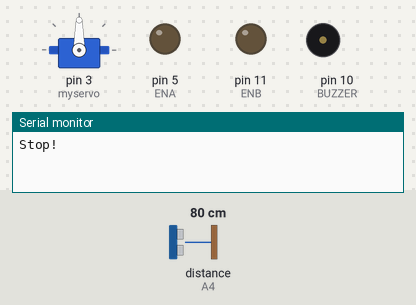
This sketch was run on a simulated Arduino Uno, built with avr-gcc and run on an emulated ATmega328P. Parts: servo, output pins drawn as LEDs (lit = HIGH), buzzer (waves = sounding), the last lines printed to the serial monitor. Wiring (inferred from the names in the program): ultrasonic range finder: trigger A5; echo A4. The test bench sets the inputs (shaded band); at power-on: distance to the obstacle (sensor on A4) 80 cm. The echo pulse lasts 58.3 µs per cm; pins used as bus, display or sensor lines are not drawn.

Above: at 1.2 s.
1.3 s: distance to the obstacle (sensor on A4) set to 44 cm
2.8 s: distance to the obstacle (sensor on A4) set to 39 cm
At 3.2 s:
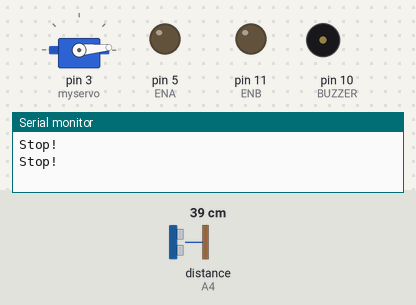
5.8 s: distance to the obstacle (sensor on A4) set to 60 cm
At 6.3 s:
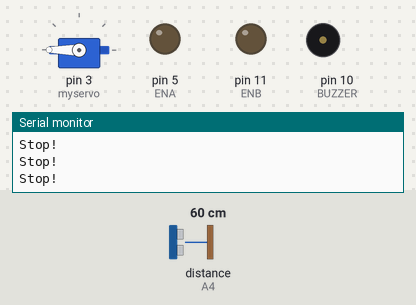
7.4 s: distance to the obstacle (sensor on A4) set to 2 cm
At 10.1 s:
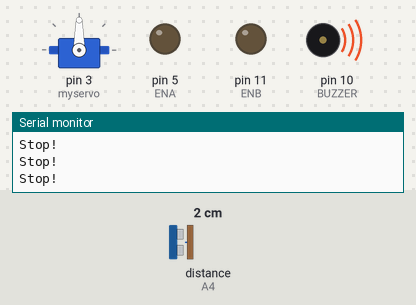
10.4 s: distance to the obstacle (sensor on A4) set to 120 cm
At 14.1 s:
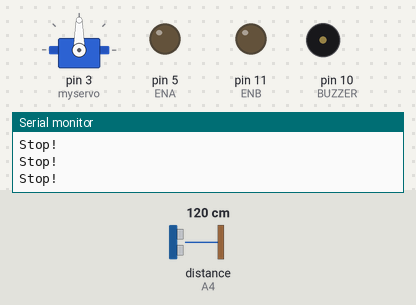
Timing chart, 0 to 14.4 s (numbered marks = the images above; inputs shaded):
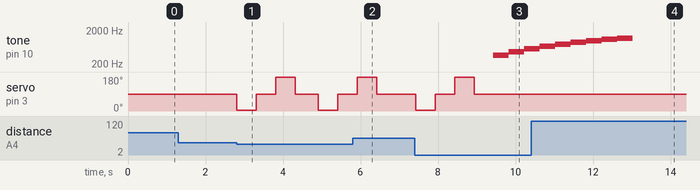

The sketch:

Coucou.ino
```cpp
#include <Servo.h>

Servo myservo;
int Echo = A4;
int Trig = A5;
int ENA = 5;
int ENB = 11;
int ABS = 150;
int middleDistance = 0 ;

int trop_pres = 261.626;
int BUZZER = 10;
int TEMPO = 400;

void _mStop()
{
  digitalWrite(ENA, LOW);
  digitalWrite(ENB, LOW);
  Serial.println("Stop!");
}
int Distance_test()
{
  digitalWrite(Trig, LOW);
  delayMicroseconds(2);
  digitalWrite(Trig, HIGH);
  delayMicroseconds(20);
  digitalWrite(Trig, LOW);
  float Fdistance = pulseIn(Echo, HIGH);
  Fdistance = Fdistance / 58;
  return (int)Fdistance;
}

void setup()
{
  myservo.attach(3);
  Serial.begin(9600);
  pinMode(Echo, INPUT);
  pinMode(Trig, OUTPUT);
  pinMode(ENA, OUTPUT);
  pinMode(ENB, OUTPUT);
  _mStop();
}

void loop()
{
  myservo.write(90);
  delay(100);
  middleDistance = Distance_test();


  if (middleDistance <= 40)
  {
    _mStop();
    myservo.write(5);
    delay(500);

    myservo.write(90);
    delay(500);
    myservo.write(180);
    delay(500);

    //    delay(500);
    myservo.write(90);
    delay(500);

  }


  if (middleDistance <= 10)
  {

    while (trop_pres <= 1061.50)
    { trop_pres = trop_pres + 100;
      tone(BUZZER, trop_pres, TEMPO); delay(TEMPO);
    }
    if (trop_pres == 1061, 626 )
    {
      trop_pres = 261.626;
    }

  }
}
```

Measured:
- the behaviour switches between 42 and 41 cm on distance to the obstacle (sensor on A4) (found by bisection; images 0 and 1)
- after the input at 1.3 s, every drawn part: stays the same
- after the input at 2.8 s, servo on pin 3 (myservo): 90° → 5° at once, → 90° 0.50 s later, → 180° 0.50 s later, → 90° 0.50 s later, … (6 changes in this stretch)
- after the input at 5.8 s, servo on pin 3 (myservo): goes on until 6.4 s, then stays 90°
- after the input at 7.4 s, tone on pin 10 (BUZZER): silent → 361 Hz after 2.0 s, → 461 Hz 0.40 s later, → 561 Hz 0.40 s later; servo on pin 3 (myservo): 90° → 5° at once, → 90° 0.50 s later, → 180° 0.50 s later, → 90° 0.50 s later
- after the input at 10.4 s, servo on pin 3 (myservo): stays 90° (without the input it goes to 5° after 2.7 s)
